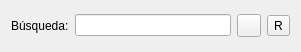
<?xml version="1.0" encoding="UTF-8"?>
<ui version="4.0">
 <class>ui_advanced_search_articulo</class>
 <widget class="QWidget" name="ui_advanced_search_articulo">
  <property name="geometry">
   <rect>
    <x>0</x>
    <y>0</y>
    <width>301</width>
    <height>52</height>
   </rect>
  </property>
  <property name="windowTitle">
   <string>Form</string>
  </property>
  <layout class="QGridLayout" name="gridLayout">
   <item row="0" column="0">
    <layout class="QHBoxLayout" name="horizontalLayout">
     <item>
      <widget class="QLabel" name="label">
       <property name="text">
        <string>Búsqueda:</string>
       </property>
      </widget>
     </item>
     <item>
      <widget class="QLineEdit" name="lineEdit"/>
     </item>
     <item>
      <widget class="QToolButton" name="toolButton">
       <property name="text">
        <string/>
       </property>
       <property name="icon">
        <iconset resource="Icons.qrc">
         <normaloff>:/Iconos/Iconos/Search_1.png</normaloff>:/Iconos/Iconos/Search_1.png</iconset>
       </property>
      </widget>
     </item>
     <item>
      <widget class="QToolButton" name="tb_borrar">
       <property name="text">
        <string>R</string>
       </property>
      </widget>
     </item>
    </layout>
   </item>
  </layout>
 </widget>
 <resources>
  <include location="Icons.qrc"/>
 </resources>
 <connections/>
</ui>
